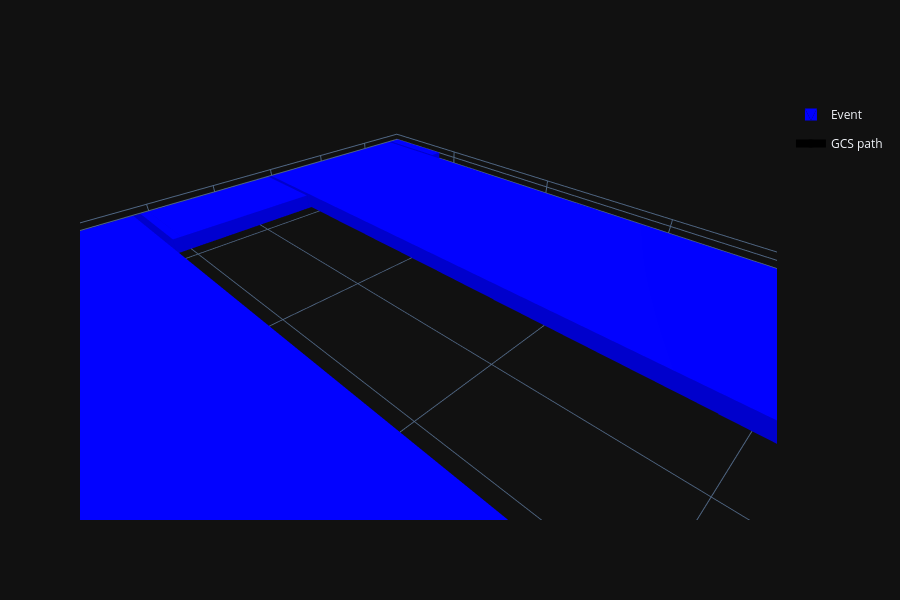

Here is the notebook cell this chart was saved with:
### Code cell
figure = go.Figure(graph_of_convex_sets.plot_free_space())
figure.add_trace(
    go.Scatter3d(
        x=[point.x for point in path],
        y=[point.y for point in path],
        z=[0.2 for point in path],
        mode="lines+markers",
        name="GCS path",
        line={"color": "black", "width": 8},
    )
)
figure.update_layout(height=600, scene_aspectmode="data")
figure

### Figure 1 — Plotly figure (JSON) as saved in the notebook; plotly's stock layout.template omitted (floating-point values rounded to 4 significant figures)
{"data": [{"color": "blue", "flatshading": true, "i": [7, 0, 0, 0, 4, 4, 6, 6, 4, 0, 3, 2], "j": [3, 4, 1, 2, 5, 6, 5, 2, 0, 1, 6, 3], "k": [0, 7, 2, 3, 6, 7, 1, 1, 5, 5, 7, 6], "legendgroup": "131141445085392", "name": "Event", "showlegend": true, "x": [0.7, 0.7, 0.7888, 0.7888, 0.7, 0.7, 0.7888, 0.7888], "y": [4.014, 4.7, 4.7, 4.014, 4.014, 4.7, 4.7, 4.014], "z": [0.15, 0.15, 0.15, 0.15, 0.25, 0.25, 0.25, 0.25], "type": "mesh3d"}, {"color": "blue", "flatshading": true, "i": [7, 0, 0, 0, 4, 4, 6, 6, 4, 0, 3, 2], "j": [3, 4, 1, 2, 5, 6, 5, 2, 0, 1, 6, 3], "k": [0, 7, 2, 3, 6, 7, 1, 1, 5, 5, 7, 6], "legendgroup": "131141445085392", "name": "Event", "showlegend": false, "x": [0.8018, 0.8018, 0.8039, 0.8039, 0.8018, 0.8018, 0.8039, 0.8039], "y": [0.3653, 0.9203, 0.9203, 0.3653, 0.3653, 0.9203, 0.9203, 0.3653], "z": [0.15, 0.15, 0.15, 0.15, 0.25, 0.25, 0.25, 0.25], "type": "mesh3d"}, {"color": "blue", "flatshading": true, "i": [7, 0, 0, 0, 4, 4, 6, 6, 4, 0, 3, 2], "j": [3, 4, 1, 2, 5, 6, 5, 2, 0, 1, 6, 3], "k": [0, 7, 2, 3, 6, 7, 1, 1, 5, 5, 7, 6], "legendgroup": "131141445085392", "name": "Event", "showlegend": false, "x": [0.8069, 0.8069, 0.808, 0.808, 0.8069, 0.8069, 0.808, 0.808], "y": [4.014, 4.7, 4.7, 4.014, 4.014, 4.7, 4.7, 4.014], "z": [0.15, 0.15, 0.15, 0.15, 0.25, 0.25, 0.25, 0.25], "type": "mesh3d"}, {"color": "blue", "flatshading": true, "i": [7, 0, 0, 0, 4, 4, 6, 6, 4, 0, 3, 2], "j": [3, 4, 1, 2, 5, 6, 5, 2, 0, 1, 6, 3], "k": [0, 7, 2, 3, 6, 7, 1, 1, 5, 5, 7, 6], "legendgroup": "131141445085392", "name": "Event", "showlegend": false, "x": [0.8081, 0.8081, 0.8084, 0.8084, 0.8081, 0.8081, 0.8084, 0.8084], "y": [2.386, 2.551, 2.551, 2.386, 2.386, 2.551, 2.551, 2.386], "z": [0.15, 0.15, 0.15, 0.15, 0.25, 0.25, 0.25, 0.25], "type": "mesh3d"}, {"color": "blue", "flatshading": true, "i": [7, 0, 0, 0, 4, 4, 6, 6, 4, 0, 3, 2], "j": [3, 4, 1, 2, 5, 6, 5, 2, 0, 1, 6, 3], "k": [0, 7, 2, 3, 6, 7, 1, 1, 5, 5, 7, 6], "legendgroup": "131141445085392", "name": "Event", "showlegend": false, "x": [0.8084, 0.8084, 0.8088, 0.8088, 0.8084, 0.8084, 0.8088, 0.8088], "y": [4.014, 4.7, 4.7, 4.014, 4.014, 4.7, 4.7, 4.014], "z": [0.15, 0.15, 0.15, 0.15, 0.25, 0.25, 0.25, 0.25], "type": "mesh3d"}, {"color": "blue", "flatshading": true, "i": [7, 0, 0, 0, 4, 4, 6, 6, 4, 0, 3, 2], "j": [3, 4, 1, 2, 5, 6, 5, 2, 0, 1, 6, 3], "k": [0, 7, 2, 3, 6, 7, 1, 1, 5, 5, 7, 6], "legendgroup": "131141445085392", "name": "Event", "showlegend": false, "x": [0.8088, 0.8088, 0.8093, 0.8093, 0.8088, 0.8088, 0.8093, 0.8093], "y": [0.3653, 1.546, 1.546, 0.3653, 0.3653, 1.546, 1.546, 0.3653], "z": [0.15, 0.15, 0.15, 0.15, 0.25, 0.25, 0.25, 0.25], "type": "mesh3d"}, {"color": "blue", "flatshading": true, "i": [7, 0, 0, 0, 4, 4, 6, 6, 4, 0, 3, 2], "j": [3, 4, 1, 2, 5, 6, 5, 2, 0, 1, 6, 3], "k": [0, 7, 2, 3, 6, 7, 1, 1, 5, 5, 7, 6], "legendgroup": "131141445085392", "name": "Event", "showlegend": false, "x": [2.072, 2.072, 2.073, 2.073, 2.072, 2.072, 2.073, 2.073], "y": [0.3653, 0.9052, 0.9052, 0.3653, 0.3653, 0.9052, 0.9052, 0.3653], "z": [0.15, 0.15, 0.15, 0.15, 0.25, 0.25, 0.25, 0.25], "type": "mesh3d"}, {"color": "blue", "flatshading": true, "i": [7, 0, 0, 0, 4, 4, 6, 6, 4, 0, 3, 2], "j": [3, 4, 1, 2, 5, 6, 5, 2, 0, 1, 6, 3], "k": [0, 7, 2, 3, 6, 7, 1, 1, 5, 5, 7, 6], "legendgroup": "131141445085392", "name": "Event", "showlegend": false, "x": [2.093, 2.093, 2.094, 2.094, 2.093, 2.093, 2.094, 2.094], "y": [0.3653, 0.9052, 0.9052, 0.3653, 0.3653, 0.9052, 0.9052, 0.3653], "z": [0.15, 0.15, 0.15, 0.15, 0.25, 0.25, 0.25, 0.25], "type": "mesh3d"}, {"color": "blue", "flatshading": true, "i": [7, 0, 0, 0, 4, 4, 6, 6, 4, 0, 3, 2], "j": [3, 4, 1, 2, 5, 6, 5, 2, 0, 1, 6, 3], "k": [0, 7, 2, 3, 6, 7, 1, 1, 5, 5, 7, 6], "legendgroup": "131141445085392", "name": "Event", "showlegend": false, "x": [2.094, 2.094, 2.095, 2.095, 2.094, 2.094, 2.095, 2.095], "y": [0.3653, 0.9052, 0.9052, 0.3653, 0.3653, 0.9052, 0.9052, 0.3653], "z": [0.15, 0.15, 0.15, 0.15, 0.25, 0.25, 0.25, 0.25], "type": "mesh3d"}, {"color": "blue", "flatshading": true, "i": [7, 0, 0, 0, 4, 4, 6, 6, 4, 0, 3, 2], "j": [3, 4, 1, 2, 5, 6, 5, 2, 0, 1, 6, 3], "k": [0, 7, 2, 3, 6, 7, 1, 1, 5, 5, 7, 6], "legendgroup": "131141445085392", "name": "Event", "showlegend": false, "x": [3.092, 3.092, 3.094, 3.094, 3.092, 3.092, 3.094, 3.094], "y": [0.3653, 0.9052, 0.9052, 0.3653, 0.3653, 0.9052, 0.9052, 0.3653], "z": [0.15, 0.15, 0.15, 0.15, 0.25, 0.25, 0.25, 0.25], "type": "mesh3d"}, {"color": "blue", "flatshading": true, "i": [7, 0, 0, 0, 4, 4, 6, 6, 4, 0, 3, 2], "j": [3, 4, 1, 2, 5, 6, 5, 2, 0, 1, 6, 3], "k": [0, 7, 2, 3, 6, 7, 1, 1, 5, 5, 7, 6], "legendgroup": "131141445085392", "name": "Event", "showlegend": false, "x": [0.808, 0.808, 0.8081, 0.8081, 0.808, 0.808, 0.8081, 0.8081], "y": [0.3653, 0.9362, 0.9362, 0.3653, 0.3653, 0.9362, 0.9362, 0.3653], "z": [0.15, 0.15, 0.15, 0.15, 0.25, 0.25, 0.25, 0.25], "type": "mesh3d"}, {"color": "blue", "flatshading": true, "i": [7, 0, 0, 0, 4, 4, 6, 6, 4, 0, 3, 2], "j": [3, 4, 1, 2, 5, 6, 5, 2, 0, 1, 6, 3], "k": [0, 7, 2, 3, 6, 7, 1, 1, 5, 5, 7, 6], "legendgroup": "131141445085392", "name": "Event", "showlegend": false, "x": [2.072, 2.072, 2.072, 2.072, 2.072, 2.072, 2.072, 2.072], "y": [2.267, 4.7, 4.7, 2.267, 2.267, 4.7, 4.7, 2.267], "z": [0.15, 0.15, 0.15, 0.15, 0.25, 0.25, 0.25, 0.25], "type": "mesh3d"}, {"color": "blue", "flatshading": true, "i": [7, 0, 0, 0, 4, 4, 6, 6, 4, 0, 3, 2], "j": [3, 4, 1, 2, 5, 6, 5, 2, 0, 1, 6, 3], "k": [0, 7, 2, 3, 6, 7, 1, 1, 5, 5, 7, 6], "legendgroup": "131141445085392", "name": "Event", "showlegend": false, "x": [2.092, 2.092, 2.093, 2.093, 2.092, 2.092, 2.093, 2.093], "y": [4.49, 4.7, 4.7, 4.49, 4.49, 4.7, 4.7, 4.49], "z": [0.15, 0.15, 0.15, 0.15, 0.25, 0.25, 0.25, 0.25], "type": "mesh3d"}, {"color": "blue", "flatshading": true, "i": [7, 0, 0, 0, 4, 4, 6, 6, 4, 0, 3, 2], "j": [3, 4, 1, 2, 5, 6, 5, 2, 0, 1, 6, 3], "k": [0, 7, 2, 3, 6, 7, 1, 1, 5, 5, 7, 6], "legendgroup": "131141445085392", "name": "Event", "showlegend": false, "x": [2.094, 2.094, 2.095, 2.095, 2.094, 2.094, 2.095, 2.095], "y": [4.49, 4.7, 4.7, 4.49, 4.49, 4.7, 4.7, 4.49], "z": [0.15, 0.15, 0.15, 0.15, 0.25, 0.25, 0.25, 0.25], "type": "mesh3d"}, {"color": "blue", "flatshading": true, "i": [7, 0, 0, 0, 4, 4, 6, 6, 4, 0, 3, 2], "j": [3, 4, 1, 2, 5, 6, 5, 2, 0, 1, 6, 3], "k": [0, 7, 2, 3, 6, 7, 1, 1, 5, 5, 7, 6], "legendgroup": "131141445085392", "name": "Event", "showlegend": false, "x": [3.092, 3.092, 3.094, 3.094, 3.092, 3.092, 3.094, 3.094], "y": [4.49, 4.7, 4.7, 4.49, 4.49, 4.7, 4.7, 4.49], "z": [0.15, 0.15, 0.15, 0.15, 0.25, 0.25, 0.25, 0.25], "type": "mesh3d"}, {"color": "blue", "flatshading": true, "i": [7, 0, 0, 0, 4, 4, 6, 6, 4, 0, 3, 2], "j": [3, 4, 1, 2, 5, 6, 5, 2, 0, 1, 6, 3], "k": [0, 7, 2, 3, 6, 7, 1, 1, 5, 5, 7, 6], "legendgroup": "131141445085392", "name": "Event", "showlegend": false, "x": [3.113, 3.113, 3.139, 3.139, 3.113, 3.113, 3.139, 3.139], "y": [0.3653, 0.9069, 0.9069, 0.3653, 0.3653, 0.9069, 0.9069, 0.3653], "z": [0.15, 0.15, 0.15, 0.15, 0.25, 0.25, 0.25, 0.25], "type": "mesh3d"}, {"color": "blue", "flatshading": true, "i": [7, 0, 0, 0, 4, 4, 6, 6, 4, 0, 3, 2], "j": [3, 4, 1, 2, 5, 6, 5, 2, 0, 1, 6, 3], "k": [0, 7, 2, 3, 6, 7, 1, 1, 5, 5, 7, 6], "legendgroup": "131141445085392", "name": "Event", "showlegend": false, "x": [0.808, 0.808, 0.8081, 0.8081, 0.808, 0.808, 0.8081, 0.8081], "y": [4.014, 4.7, 4.7, 4.014, 4.014, 4.7, 4.7, 4.014], "z": [0.15, 0.15, 0.15, 0.15, 0.25, 0.25, 0.25, 0.25], "type": "mesh3d"}, {"color": "blue", "flatshading": true, "i": [7, 0, 0, 0, 4, 4, 6, 6, 4, 0, 3, 2], "j": [3, 4, 1, 2, 5, 6, 5, 2, 0, 1, 6, 3], "k": [0, 7, 2, 3, 6, 7, 1, 1, 5, 5, 7, 6], "legendgroup": "131141445085392", "name": "Event", "showlegend": false, "x": [2.072, 2.072, 2.072, 2.072, 2.072, 2.072, 2.072, 2.072], "y": [0.3653, 0.924, 0.924, 0.3653, 0.3653, 0.924, 0.924, 0.3653], "z": [0.15, 0.15, 0.15, 0.15, 0.25, 0.25, 0.25, 0.25], "type": "mesh3d"}, {"color": "blue", "flatshading": true, "i": [7, 0, 0, 0, 4, 4, 6, 6, 4, 0, 3, 2], "j": [3, 4, 1, 2, 5, 6, 5, 2, 0, 1, 6, 3], "k": [0, 7, 2, 3, 6, 7, 1, 1, 5, 5, 7, 6], "legendgroup": "131141445085392", "name": "Event", "showlegend": false, "x": [2.073, 2.073, 2.075, 2.075, 2.073, 2.073, 2.075, 2.075], "y": [0.3653, 0.9052, 0.9052, 0.3653, 0.3653, 0.9052, 0.9052, 0.3653], "z": [0.15, 0.15, 0.15, 0.15, 0.25, 0.25, 0.25, 0.25], "type": "mesh3d"}, {"color": "blue", "flatshading": true, "i": [7, 0, 0, 0, 4, 4, 6, 6, 4, 0, 3, 2], "j": [3, 4, 1, 2, 5, 6, 5, 2, 0, 1, 6, 3], "k": [0, 7, 2, 3, 6, 7, 1, 1, 5, 5, 7, 6], "legendgroup": "131141445085392", "name": "Event", "showlegend": false, "x": [2.075, 2.075, 2.077, 2.077, 2.075, 2.075, 2.077, 2.077], "y": [0.3653, 0.9052, 0.9052, 0.3653, 0.3653, 0.9052, 0.9052, 0.3653], "z": [0.15, 0.15, 0.15, 0.15, 0.25, 0.25, 0.25, 0.25], "type": "mesh3d"}, {"color": "blue", "flatshading": true, "i": [7, 0, 0, 0, 4, 4, 6, 6, 4, 0, 3, 2], "j": [3, 4, 1, 2, 5, 6, 5, 2, 0, 1, 6, 3], "k": [0, 7, 2, 3, 6, 7, 1, 1, 5, 5, 7, 6], "legendgroup": "131141445085392", "name": "Event", "showlegend": false, "x": [2.075, 2.075, 2.077, 2.077, 2.075, 2.075, 2.077, 2.077], "y": [3.87, 4.7, 4.7, 3.87, 3.87, 4.7, 4.7, 3.87], "z": [0.15, 0.15, 0.15, 0.15, 0.25, 0.25, 0.25, 0.25], "type": "mesh3d"}, {"color": "blue", "flatshading": true, "i": [7, 0, 0, 0, 4, 4, 6, 6, 4, 0, 3, 2], "j": [3, 4, 1, 2, 5, 6, 5, 2, 0, 1, 6, 3], "k": [0, 7, 2, 3, 6, 7, 1, 1, 5, 5, 7, 6], "legendgroup": "131141445085392", "name": "Event", "showlegend": false, "x": [2.092, 2.092, 2.093, 2.093, 2.092, 2.092, 2.093, 2.093], "y": [0.3653, 0.9052, 0.9052, 0.3653, 0.3653, 0.9052, 0.9052, 0.3653], "z": [0.15, 0.15, 0.15, 0.15, 0.25, 0.25, 0.25, 0.25], "type": "mesh3d"}, {"color": "blue", "flatshading": true, "i": [7, 0, 0, 0, 4, 4, 6, 6, 4, 0, 3, 2], "j": [3, 4, 1, 2, 5, 6, 5, 2, 0, 1, 6, 3], "k": [0, 7, 2, 3, 6, 7, 1, 1, 5, 5, 7, 6], "legendgroup": "131141445085392", "name": "Event", "showlegend": false, "x": [3.094, 3.094, 3.095, 3.095, 3.094, 3.094, 3.095, 3.095], "y": [4.49, 4.7, 4.7, 4.49, 4.49, 4.7, 4.7, 4.49], "z": [0.15, 0.15, 0.15, 0.15, 0.25, 0.25, 0.25, 0.25], "type": "mesh3d"}, {"color": "blue", "flatshading": true, "i": [7, 0, 0, 0, 4, 4, 6, 6, 4, 0, 3, 2], "j": [3, 4, 1, 2, 5, 6, 5, 2, 0, 1, 6, 3], "k": [0, 7, 2, 3, 6, 7, 1, 1, 5, 5, 7, 6], "legendgroup": "131141445085392", "name": "Event", "showlegend": false, "x": [0.7889, 0.7889, 0.79, 0.79, 0.7889, 0.7889, 0.79, 0.79], "y": [0.3653, 0.9203, 0.9203, 0.3653, 0.3653, 0.9203, 0.9203, 0.3653], "z": [0.15, 0.15, 0.15, 0.15, 0.25, 0.25, 0.25, 0.25], "type": "mesh3d"}, {"color": "blue", "flatshading": true, "i": [7, 0, 0, 0, 4, 4, 6, 6, 4, 0, 3, 2], "j": [3, 4, 1, 2, 5, 6, 5, 2, 0, 1, 6, 3], "k": [0, 7, 2, 3, 6, 7, 1, 1, 5, 5, 7, 6], "legendgroup": "131141445085392", "name": "Event", "showlegend": false, "x": [0.7888, 0.7888, 0.7889, 0.7889, 0.7888, 0.7888, 0.7889, 0.7889], "y": [0.3653, 0.9203, 0.9203, 0.3653, 0.3653, 0.9203, 0.9203, 0.3653], "z": [0.15, 0.15, 0.15, 0.15, 0.25, 0.25, 0.25, 0.25], "type": "mesh3d"}, {"color": "blue", "flatshading": true, "i": [7, 0, 0, 0, 4, 4, 6, 6, 4, 0, 3, 2], "j": [3, 4, 1, 2, 5, 6, 5, 2, 0, 1, 6, 3], "k": [0, 7, 2, 3, 6, 7, 1, 1, 5, 5, 7, 6], "legendgroup": "131141445085392", "name": "Event", "showlegend": false, "x": [0.7889, 0.7889, 0.79, 0.79, 0.7889, 0.7889, 0.79, 0.79], "y": [4.014, 4.7, 4.7, 4.014, 4.014, 4.7, 4.7, 4.014], "z": [0.15, 0.15, 0.15, 0.15, 0.25, 0.25, 0.25, 0.25], "type": "mesh3d"}, {"color": "blue", "flatshading": true, "i": [7, 0, 0, 0, 4, 4, 6, 6, 4, 0, 3, 2], "j": [3, 4, 1, 2, 5, 6, 5, 2, 0, 1, 6, 3], "k": [0, 7, 2, 3, 6, 7, 1, 1, 5, 5, 7, 6], "legendgroup": "131141445085392", "name": "Event", "showlegend": false, "x": [0.8039, 0.8039, 0.8069, 0.8069, 0.8039, 0.8039, 0.8069, 0.8069], "y": [0.3653, 0.9203, 0.9203, 0.3653, 0.3653, 0.9203, 0.9203, 0.3653], "z": [0.15, 0.15, 0.15, 0.15, 0.25, 0.25, 0.25, 0.25], "type": "mesh3d"}, {"color": "blue", "flatshading": true, "i": [7, 0, 0, 0, 4, 4, 6, 6, 4, 0, 3, 2], "j": [3, 4, 1, 2, 5, 6, 5, 2, 0, 1, 6, 3], "k": [0, 7, 2, 3, 6, 7, 1, 1, 5, 5, 7, 6], "legendgroup": "131141445085392", "name": "Event", "showlegend": false, "x": [0.8069, 0.8069, 0.808, 0.808, 0.8069, 0.8069, 0.808, 0.808], "y": [0.3653, 0.9203, 0.9203, 0.3653, 0.3653, 0.9203, 0.9203, 0.3653], "z": [0.15, 0.15, 0.15, 0.15, 0.25, 0.25, 0.25, 0.25], "type": "mesh3d"}, {"color": "blue", "flatshading": true, "i": [7, 0, 0, 0, 4, 4, 6, 6, 4, 0, 3, 2], "j": [3, 4, 1, 2, 5, 6, 5, 2, 0, 1, 6, 3], "k": [0, 7, 2, 3, 6, 7, 1, 1, 5, 5, 7, 6], "legendgroup": "131141445085392", "name": "Event", "showlegend": false, "x": [0.8093, 0.8093, 0.8094, 0.8094, 0.8093, 0.8093, 0.8094, 0.8094], "y": [0.3653, 3.554, 3.554, 0.3653, 0.3653, 3.554, 3.554, 0.3653], "z": [0.15, 0.15, 0.15, 0.15, 0.25, 0.25, 0.25, 0.25], "type": "mesh3d"}, {"color": "blue", "flatshading": true, "i": [7, 0, 0, 0, 4, 4, 6, 6, 4, 0, 3, 2], "j": [3, 4, 1, 2, 5, 6, 5, 2, 0, 1, 6, 3], "k": [0, 7, 2, 3, 6, 7, 1, 1, 5, 5, 7, 6], "legendgroup": "131141445085392", "name": "Event", "showlegend": false, "x": [0.8093, 0.8093, 0.8094, 0.8094, 0.8093, 0.8093, 0.8094, 0.8094], "y": [4.014, 4.7, 4.7, 4.014, 4.014, 4.7, 4.7, 4.014], "z": [0.15, 0.15, 0.15, 0.15, 0.25, 0.25, 0.25, 0.25], "type": "mesh3d"}, {"color": "blue", "flatshading": true, "i": [7, 0, 0, 0, 4, 4, 6, 6, 4, 0, 3, 2], "j": [3, 4, 1, 2, 5, 6, 5, 2, 0, 1, 6, 3], "k": [0, 7, 2, 3, 6, 7, 1, 1, 5, 5, 7, 6], "legendgroup": "131141445085392", "name": "Event", "showlegend": false, "x": [2.075, 2.075, 2.075, 2.075, 2.075, 2.075, 2.075, 2.075], "y": [2.667, 2.826, 2.826, 2.667, 2.667, 2.826, 2.826, 2.667], "z": [0.15, 0.15, 0.15, 0.15, 0.25, 0.25, 0.25, 0.25], "type": "mesh3d"}, {"color": "blue", "flatshading": true, "i": [7, 0, 0, 0, 4, 4, 6, 6, 4, 0, 3, 2], "j": [3, 4, 1, 2, 5, 6, 5, 2, 0, 1, 6, 3], "k": [0, 7, 2, 3, 6, 7, 1, 1, 5, 5, 7, 6], "legendgroup": "131141445085392", "name": "Event", "showlegend": false, "x": [2.077, 2.077, 2.077, 2.077, 2.077, 2.077, 2.077, 2.077], "y": [4.468, 4.7, 4.7, 4.468, 4.468, 4.7, 4.7, 4.468], "z": [0.15, 0.15, 0.15, 0.15, 0.25, 0.25, 0.25, 0.25], "type": "mesh3d"}, {"color": "blue", "flatshading": true, "i": [7, 0, 0, 0, 4, 4, 6, 6, 4, 0, 3, 2], "j": [3, 4, 1, 2, 5, 6, 5, 2, 0, 1, 6, 3], "k": [0, 7, 2, 3, 6, 7, 1, 1, 5, 5, 7, 6], "legendgroup": "131141445085392", "name": "Event", "showlegend": false, "x": [2.077, 2.077, 2.092, 2.092, 2.077, 2.077, 2.092, 2.092], "y": [0.3653, 0.9052, 0.9052, 0.3653, 0.3653, 0.9052, 0.9052, 0.3653], "z": [0.15, 0.15, 0.15, 0.15, 0.25, 0.25, 0.25, 0.25], "type": "mesh3d"}, {"color": "blue", "flatshading": true, "i": [7, 0, 0, 0, 4, 4, 6, 6, 4, 0, 3, 2], "j": [3, 4, 1, 2, 5, 6, 5, 2, 0, 1, 6, 3], "k": [0, 7, 2, 3, 6, 7, 1, 1, 5, 5, 7, 6], "legendgroup": "131141445085392", "name": "Event", "showlegend": false, "x": [0.7888, 0.7888, 0.7889, 0.7889, 0.7888, 0.7888, 0.7889, 0.7889], "y": [4.014, 4.7, 4.7, 4.014, 4.014, 4.7, 4.7, 4.014], "z": [0.15, 0.15, 0.15, 0.15, 0.25, 0.25, 0.25, 0.25], "type": "mesh3d"}, {"color": "blue", "flatshading": true, "i": [7, 0, 0, 0, 4, 4, 6, 6, 4, 0, 3, 2], "j": [3, 4, 1, 2, 5, 6, 5, 2, 0, 1, 6, 3], "k": [0, 7, 2, 3, 6, 7, 1, 1, 5, 5, 7, 6], "legendgroup": "131141445085392", "name": "Event", "showlegend": false, "x": [0.8069, 0.8069, 0.808, 0.808, 0.8069, 0.8069, 0.808, 0.808], "y": [2.386, 2.551, 2.551, 2.386, 2.386, 2.551, 2.551, 2.386], "z": [0.15, 0.15, 0.15, 0.15, 0.25, 0.25, 0.25, 0.25], "type": "mesh3d"}, {"color": "blue", "flatshading": true, "i": [7, 0, 0, 0, 4, 4, 6, 6, 4, 0, 3, 2], "j": [3, 4, 1, 2, 5, 6, 5, 2, 0, 1, 6, 3], "k": [0, 7, 2, 3, 6, 7, 1, 1, 5, 5, 7, 6], "legendgroup": "131141445085392", "name": "Event", "showlegend": false, "x": [0.8081, 0.8081, 0.8084, 0.8084, 0.8081, 0.8081, 0.8084, 0.8084], "y": [4.014, 4.7, 4.7, 4.014, 4.014, 4.7, 4.7, 4.014], "z": [0.15, 0.15, 0.15, 0.15, 0.25, 0.25, 0.25, 0.25], "type": "mesh3d"}, {"color": "blue", "flatshading": true, "i": [7, 0, 0, 0, 4, 4, 6, 6, 4, 0, 3, 2], "j": [3, 4, 1, 2, 5, 6, 5, 2, 0, 1, 6, 3], "k": [0, 7, 2, 3, 6, 7, 1, 1, 5, 5, 7, 6], "legendgroup": "131141445085392", "name": "Event", "showlegend": false, "x": [0.8094, 0.8094, 2.072, 2.072, 0.8094, 0.8094, 2.072, 2.072], "y": [0.3653, 4.7, 4.7, 0.3653, 0.3653, 4.7, 4.7, 0.3653], "z": [0.15, 0.15, 0.15, 0.15, 0.25, 0.25, 0.25, 0.25], "type": "mesh3d"}, {"color": "blue", "flatshading": true, "i": [7, 0, 0, 0, 4, 4, 6, 6, 4, 0, 3, 2], "j": [3, 4, 1, 2, 5, 6, 5, 2, 0, 1, 6, 3], "k": [0, 7, 2, 3, 6, 7, 1, 1, 5, 5, 7, 6], "legendgroup": "131141445085392", "name": "Event", "showlegend": false, "x": [2.077, 2.077, 2.092, 2.092, 2.077, 2.077, 2.092, 2.092], "y": [4.49, 4.7, 4.7, 4.49, 4.49, 4.7, 4.7, 4.49], "z": [0.15, 0.15, 0.15, 0.15, 0.25, 0.25, 0.25, 0.25], "type": "mesh3d"}, {"color": "blue", "flatshading": true, "i": [7, 0, 0, 0, 4, 4, 6, 6, 4, 0, 3, 2], "j": [3, 4, 1, 2, 5, 6, 5, 2, 0, 1, 6, 3], "k": [0, 7, 2, 3, 6, 7, 1, 1, 5, 5, 7, 6], "legendgroup": "131141445085392", "name": "Event", "showlegend": false, "x": [3.039, 3.039, 3.092, 3.092, 3.039, 3.039, 3.092, 3.092], "y": [4.49, 4.7, 4.7, 4.49, 4.49, 4.7, 4.7, 4.49], "z": [0.15, 0.15, 0.15, 0.15, 0.25, 0.25, 0.25, 0.25], "type": "mesh3d"}, {"color": "blue", "flatshading": true, "i": [7, 0, 0, 0, 4, 4, 6, 6, 4, 0, 3, 2], "j": [3, 4, 1, 2, 5, 6, 5, 2, 0, 1, 6, 3], "k": [0, 7, 2, 3, 6, 7, 1, 1, 5, 5, 7, 6], "legendgroup": "131141445085392", "name": "Event", "showlegend": false, "x": [3.039, 3.039, 3.092, 3.092, 3.039, 3.039, 3.092, 3.092], "y": [0.3653, 0.9052, 0.9052, 0.3653, 0.3653, 0.9052, 0.9052, 0.3653], "z": [0.15, 0.15, 0.15, 0.15, 0.25, 0.25, 0.25, 0.25], "type": "mesh3d"}, {"color": "blue", "flatshading": true, "i": [7, 0, 0, 0, 4, 4, 6, 6, 4, 0, 3, 2], "j": [3, 4, 1, 2, 5, 6, 5, 2, 0, 1, 6, 3], "k": [0, 7, 2, 3, 6, 7, 1, 1, 5, 5, 7, 6], "legendgroup": "131141445085392", "name": "Event", "showlegend": false, "x": [3.095, 3.095, 3.108, 3.108, 3.095, 3.095, 3.108, 3.108], "y": [0.3653, 0.9052, 0.9052, 0.3653, 0.3653, 0.9052, 0.9052, 0.3653], "z": [0.15, 0.15, 0.15, 0.15, 0.25, 0.25, 0.25, 0.25], "type": "mesh3d"}, {"color": "blue", "flatshading": true, "i": [7, 0, 0, 0, 4, 4, 6, 6, 4, 0, 3, 2], "j": [3, 4, 1, 2, 5, 6, 5, 2, 0, 1, 6, 3], "k": [0, 7, 2, 3, 6, 7, 1, 1, 5, 5, 7, 6], "legendgroup": "131141445085392", "name": "Event", "showlegend": false, "x": [3.108, 3.108, 3.113, 3.113, 3.108, 3.108, 3.113, 3.113], "y": [4.49, 4.7, 4.7, 4.49, 4.49, 4.7, 4.7, 4.49], "z": [0.15, 0.15, 0.15, 0.15, 0.25, 0.25, 0.25, 0.25], "type": "mesh3d"}, {"color": "blue", "flatshading": true, "i": [7, 0, 0, 0, 4, 4, 6, 6, 4, 0, 3, 2], "j": [3, 4, 1, 2, 5, 6, 5, 2, 0, 1, 6, 3], "k": [0, 7, 2, 3, 6, 7, 1, 1, 5, 5, 7, 6], "legendgroup": "131141445085392", "name": "Event", "showlegend": false, "x": [0.7, 0.7, 0.7888, 0.7888, 0.7, 0.7, 0.7888, 0.7888], "y": [0.3653, 0.9203, 0.9203, 0.3653, 0.3653, 0.9203, 0.9203, 0.3653], "z": [0.15, 0.15, 0.15, 0.15, 0.25, 0.25, 0.25, 0.25], "type": "mesh3d"}, {"color": "blue", "flatshading": true, "i": [7, 0, 0, 0, 4, 4, 6, 6, 4, 0, 3, 2], "j": [3, 4, 1, 2, 5, 6, 5, 2, 0, 1, 6, 3], "k": [0, 7, 2, 3, 6, 7, 1, 1, 5, 5, 7, 6], "legendgroup": "131141445085392", "name": "Event", "showlegend": false, "x": [0.79, 0.79, 0.8018, 0.8018, 0.79, 0.79, 0.8018, 0.8018], "y": [0.3653, 0.9203, 0.9203, 0.3653, 0.3653, 0.9203, 0.9203, 0.3653], "z": [0.15, 0.15, 0.15, 0.15, 0.25, 0.25, 0.25, 0.25], "type": "mesh3d"}, {"color": "blue", "flatshading": true, "i": [7, 0, 0, 0, 4, 4, 6, 6, 4, 0, 3, 2], "j": [3, 4, 1, 2, 5, 6, 5, 2, 0, 1, 6, 3], "k": [0, 7, 2, 3, 6, 7, 1, 1, 5, 5, 7, 6], "legendgroup": "131141445085392", "name": "Event", "showlegend": false, "x": [0.8084, 0.8084, 0.8088, 0.8088, 0.8084, 0.8084, 0.8088, 0.8088], "y": [0.3653, 1.546, 1.546, 0.3653, 0.3653, 1.546, 1.546, 0.3653], "z": [0.15, 0.15, 0.15, 0.15, 0.25, 0.25, 0.25, 0.25], "type": "mesh3d"}, {"color": "blue", "flatshading": true, "i": [7, 0, 0, 0, 4, 4, 6, 6, 4, 0, 3, 2], "j": [3, 4, 1, 2, 5, 6, 5, 2, 0, 1, 6, 3], "k": [0, 7, 2, 3, 6, 7, 1, 1, 5, 5, 7, 6], "legendgroup": "131141445085392", "name": "Event", "showlegend": false, "x": [0.8088, 0.8088, 0.8093, 0.8093, 0.8088, 0.8088, 0.8093, 0.8093], "y": [2.386, 3.554, 3.554, 2.386, 2.386, 3.554, 3.554, 2.386], "z": [0.15, 0.15, 0.15, 0.15, 0.25, 0.25, 0.25, 0.25], "type": "mesh3d"}, {"color": "blue", "flatshading": true, "i": [7, 0, 0, 0, 4, 4, 6, 6, 4, 0, 3, 2], "j": [3, 4, 1, 2, 5, 6, 5, 2, 0, 1, 6, 3], "k": [0, 7, 2, 3, 6, 7, 1, 1, 5, 5, 7, 6], "legendgroup": "131141445085392", "name": "Event", "showlegend": false, "x": [2.075, 2.075, 2.075, 2.075, 2.075, 2.075, 2.075, 2.075], "y": [0.3653, 0.9052, 0.9052, 0.3653, 0.3653, 0.9052, 0.9052, 0.3653], "z": [0.15, 0.15, 0.15, 0.15, 0.25, 0.25, 0.25, 0.25], "type": "mesh3d"}, {"color": "blue", "flatshading": true, "i": [7, 0, 0, 0, 4, 4, 6, 6, 4, 0, 3, 2], "j": [3, 4, 1, 2, 5, 6, 5, 2, 0, 1, 6, 3], "k": [0, 7, 2, 3, 6, 7, 1, 1, 5, 5, 7, 6], "legendgroup": "131141445085392", "name": "Event", "showlegend": false, "x": [2.077, 2.077, 2.077, 2.077, 2.077, 2.077, 2.077, 2.077], "y": [0.3653, 0.9052, 0.9052, 0.3653, 0.3653, 0.9052, 0.9052, 0.3653], "z": [0.15, 0.15, 0.15, 0.15, 0.25, 0.25, 0.25, 0.25], "type": "mesh3d"}, {"color": "blue", "flatshading": true, "i": [7, 0, 0, 0, 4, 4, 6, 6, 4, 0, 3, 2], "j": [3, 4, 1, 2, 5, 6, 5, 2, 0, 1, 6, 3], "k": [0, 7, 2, 3, 6, 7, 1, 1, 5, 5, 7, 6], "legendgroup": "131141445085392", "name": "Event", "showlegend": false, "x": [2.093, 2.093, 2.094, 2.094, 2.093, 2.093, 2.094, 2.094], "y": [4.49, 4.7, 4.7, 4.49, 4.49, 4.7, 4.7, 4.49], "z": [0.15, 0.15, 0.15, 0.15, 0.25, 0.25, 0.25, 0.25], "type": "mesh3d"}, {"color": "blue", "flatshading": true, "i": [7, 0, 0, 0, 4, 4, 6, 6, 4, 0, 3, 2], "j": [3, 4, 1, 2, 5, 6, 5, 2, 0, 1, 6, 3], "k": [0, 7, 2, 3, 6, 7, 1, 1, 5, 5, 7, 6], "legendgroup": "131141445085392", "name": "Event", "showlegend": false, "x": [2.095, 2.095, 2.097, 2.097, 2.095, 2.095, 2.097, 2.097], "y": [0.3653, 0.9052, 0.9052, 0.3653, 0.3653, 0.9052, 0.9052, 0.3653], "z": [0.15, 0.15, 0.15, 0.15, 0.25, 0.25, 0.25, 0.25], "type": "mesh3d"}, {"color": "blue", "flatshading": true, "i": [7, 0, 0, 0, 4, 4, 6, 6, 4, 0, 3, 2], "j": [3, 4, 1, 2, 5, 6, 5, 2, 0, 1, 6, 3], "k": [0, 7, 2, 3, 6, 7, 1, 1, 5, 5, 7, 6], "legendgroup": "131141445085392", "name": "Event", "showlegend": false, "x": [2.097, 2.097, 3.039, 3.039, 2.097, 2.097, 3.039, 3.039], "y": [0.3653, 0.9052, 0.9052, 0.3653, 0.3653, 0.9052, 0.9052, 0.3653], "z": [0.15, 0.15, 0.15, 0.15, 0.25, 0.25, 0.25, 0.25], "type": "mesh3d"}, {"color": "blue", "flatshading": true, "i": [7, 0, 0, 0, 4, 4, 6, 6, 4, 0, 3, 2], "j": [3, 4, 1, 2, 5, 6, 5, 2, 0, 1, 6, 3], "k": [0, 7, 2, 3, 6, 7, 1, 1, 5, 5, 7, 6], "legendgroup": "131141445085392", "name": "Event", "showlegend": false, "x": [3.092, 3.092, 3.092, 3.092, 3.092, 3.092, 3.092, 3.092], "y": [0.3653, 0.9052, 0.9052, 0.3653, 0.3653, 0.9052, 0.9052, 0.3653], "z": [0.15, 0.15, 0.15, 0.15, 0.25, 0.25, 0.25, 0.25], "type": "mesh3d"}, {"color": "blue", "flatshading": true, "i": [7, 0, 0, 0, 4, 4, 6, 6, 4, 0, 3, 2], "j": [3, 4, 1, 2, 5, 6, 5, 2, 0, 1, 6, 3], "k": [0, 7, 2, 3, 6, 7, 1, 1, 5, 5, 7, 6], "legendgroup": "131141445085392", "name": "Event", "showlegend": false, "x": [3.095, 3.095, 3.108, 3.108, 3.095, 3.095, 3.108, 3.108], "y": [4.49, 4.7, 4.7, 4.49, 4.49, 4.7, 4.7, 4.49], "z": [0.15, 0.15, 0.15, 0.15, 0.25, 0.25, 0.25, 0.25], "type": "mesh3d"}, {"color": "blue", "flatshading": true, "i": [7, 0, 0, 0, 4, 4, 6, 6, 4, 0, 3, 2], "j": [3, 4, 1, 2, 5, 6, 5, 2, 0, 1, 6, 3], "k": [0, 7, 2, 3, 6, 7, 1, 1, 5, 5, 7, 6], "legendgroup": "131141445085392", "name": "Event", "showlegend": false, "x": [3.108, 3.108, 3.113, 3.113, 3.108, 3.108, 3.113, 3.113], "y": [0.3653, 0.9069, 0.9069, 0.3653, 0.3653, 0.9069, 0.9069, 0.3653], "z": [0.15, 0.15, 0.15, 0.15, 0.25, 0.25, 0.25, 0.25], "type": "mesh3d"}, {"color": "blue", "flatshading": true, "i": [7, 0, 0, 0, 4, 4, 6, 6, 4, 0, 3, 2], "j": [3, 4, 1, 2, 5, 6, 5, 2, 0, 1, 6, 3], "k": [0, 7, 2, 3, 6, 7, 1, 1, 5, 5, 7, 6], "legendgroup": "131141445085392", "name": "Event", "showlegend": false, "x": [0.8018, 0.8018, 0.8039, 0.8039, 0.8018, 0.8018, 0.8039, 0.8039], "y": [4.014, 4.7, 4.7, 4.014, 4.014, 4.7, 4.7, 4.014], "z": [0.15, 0.15, 0.15, 0.15, 0.25, 0.25, 0.25, 0.25], "type": "mesh3d"}, {"color": "blue", "flatshading": true, "i": [7, 0, 0, 0, 4, 4, 6, 6, 4, 0, 3, 2], "j": [3, 4, 1, 2, 5, 6, 5, 2, 0, 1, 6, 3], "k": [0, 7, 2, 3, 6, 7, 1, 1, 5, 5, 7, 6], "legendgroup": "131141445085392", "name": "Event", "showlegend": false, "x": [0.8039, 0.8039, 0.8069, 0.8069, 0.8039, 0.8039, 0.8069, 0.8069], "y": [4.014, 4.7, 4.7, 4.014, 4.014, 4.7, 4.7, 4.014], "z": [0.15, 0.15, 0.15, 0.15, 0.25, 0.25, 0.25, 0.25], "type": "mesh3d"}, {"color": "blue", "flatshading": true, "i": [7, 0, 0, 0, 4, 4, 6, 6, 4, 0, 3, 2], "j": [3, 4, 1, 2, 5, 6, 5, 2, 0, 1, 6, 3], "k": [0, 7, 2, 3, 6, 7, 1, 1, 5, 5, 7, 6], "legendgroup": "131141445085392", "name": "Event", "showlegend": false, "x": [0.8081, 0.8081, 0.8084, 0.8084, 0.8081, 0.8081, 0.8084, 0.8084], "y": [0.3653, 1.546, 1.546, 0.3653, 0.3653, 1.546, 1.546, 0.3653], "z": [0.15, 0.15, 0.15, 0.15, 0.25, 0.25, 0.25, 0.25], "type": "mesh3d"}, {"color": "blue", "flatshading": true, "i": [7, 0, 0, 0, 4, 4, 6, 6, 4, 0, 3, 2], "j": [3, 4, 1, 2, 5, 6, 5, 2, 0, 1, 6, 3], "k": [0, 7, 2, 3, 6, 7, 1, 1, 5, 5, 7, 6], "legendgroup": "131141445085392", "name": "Event", "showlegend": false, "x": [0.8084, 0.8084, 0.8088, 0.8088, 0.8084, 0.8084, 0.8088, 0.8088], "y": [2.386, 2.551, 2.551, 2.386, 2.386, 2.551, 2.551, 2.386], "z": [0.15, 0.15, 0.15, 0.15, 0.25, 0.25, 0.25, 0.25], "type": "mesh3d"}, {"color": "blue", "flatshading": true, "i": [7, 0, 0, 0, 4, 4, 6, 6, 4, 0, 3, 2], "j": [3, 4, 1, 2, 5, 6, 5, 2, 0, 1, 6, 3], "k": [0, 7, 2, 3, 6, 7, 1, 1, 5, 5, 7, 6], "legendgroup": "131141445085392", "name": "Event", "showlegend": false, "x": [2.073, 2.073, 2.075, 2.075, 2.073, 2.073, 2.075, 2.075], "y": [2.667, 4.7, 4.7, 2.667, 2.667, 4.7, 4.7, 2.667], "z": [0.15, 0.15, 0.15, 0.15, 0.25, 0.25, 0.25, 0.25], "type": "mesh3d"}, {"color": "blue", "flatshading": true, "i": [7, 0, 0, 0, 4, 4, 6, 6, 4, 0, 3, 2], "j": [3, 4, 1, 2, 5, 6, 5, 2, 0, 1, 6, 3], "k": [0, 7, 2, 3, 6, 7, 1, 1, 5, 5, 7, 6], "legendgroup": "131141445085392", "name": "Event", "showlegend": false, "x": [2.075, 2.075, 2.075, 2.075, 2.075, 2.075, 2.075, 2.075], "y": [3.87, 4.7, 4.7, 3.87, 3.87, 4.7, 4.7, 3.87], "z": [0.15, 0.15, 0.15, 0.15, 0.25, 0.25, 0.25, 0.25], "type": "mesh3d"}, {"color": "blue", "flatshading": true, "i": [7, 0, 0, 0, 4, 4, 6, 6, 4, 0, 3, 2], "j": [3, 4, 1, 2, 5, 6, 5, 2, 0, 1, 6, 3], "k": [0, 7, 2, 3, 6, 7, 1, 1, 5, 5, 7, 6], "legendgroup": "131141445085392", "name": "Event", "showlegend": false, "x": [2.095, 2.095, 2.097, 2.097, 2.095, 2.095, 2.097, 2.097], "y": [4.49, 4.7, 4.7, 4.49, 4.49, 4.7, 4.7, 4.49], "z": [0.15, 0.15, 0.15, 0.15, 0.25, 0.25, 0.25, 0.25], "type": "mesh3d"}, {"color": "blue", "flatshading": true, "i": [7, 0, 0, 0, 4, 4, 6, 6, 4, 0, 3, 2], "j": [3, 4, 1, 2, 5, 6, 5, 2, 0, 1, 6, 3], "k": [0, 7, 2, 3, 6, 7, 1, 1, 5, 5, 7, 6], "legendgroup": "131141445085392", "name": "Event", "showlegend": false, "x": [2.097, 2.097, 3.039, 3.039, 2.097, 2.097, 3.039, 3.039], "y": [4.49, 4.7, 4.7, 4.49, 4.49, 4.7, 4.7, 4.49], "z": [0.15, 0.15, 0.15, 0.15, 0.25, 0.25, 0.25, 0.25], "type": "mesh3d"}, {"color": "blue", "flatshading": true, "i": [7, 0, 0, 0, 4, 4, 6, 6, 4, 0, 3, 2], "j": [3, 4, 1, 2, 5, 6, 5, 2, 0, 1, 6, 3], "k": [0, 7, 2, 3, 6, 7, 1, 1, 5, 5, 7, 6], "legendgroup": "131141445085392", "name": "Event", "showlegend": false, "x": [3.092, 3.092, 3.092, 3.092, 3.092, 3.092, 3.092, 3.092], "y": [4.49, 4.7, 4.7, 4.49, 4.49, 4.7, 4.7, 4.49], "z": [0.15, 0.15, 0.15, 0.15, 0.25, 0.25, 0.25, 0.25], "type": "mesh3d"}, {"color": "blue", "flatshading": true, "i": [7, 0, 0, 0, 4, 4, 6, 6, 4, 0, 3, 2], "j": [3, 4, 1, 2, 5, 6, 5, 2, 0, 1, 6, 3], "k": [0, 7, 2, 3, 6, 7, 1, 1, 5, 5, 7, 6], "legendgroup": "131141445085392", "name": "Event", "showlegend": false, "x": [3.095, 3.095, 3.095, 3.095, 3.095, 3.095, 3.095, 3.095], "y": [4.49, 4.7, 4.7, 4.49, 4.49, 4.7, 4.7, 4.49], "z": [0.15, 0.15, 0.15, 0.15, 0.25, 0.25, 0.25, 0.25], "type": "mesh3d"}, {"color": "blue", "flatshading": true, "i": [7, 0, 0, 0, 4, 4, 6, 6, 4, 0, 3, 2], "j": [3, 4, 1, 2, 5, 6, 5, 2, 0, 1, 6, 3], "k": [0, 7, 2, 3, 6, 7, 1, 1, 5, 5, 7, 6], "legendgroup": "131141445085392", "name": "Event", "showlegend": false, "x": [0.79, 0.79, 0.8018, 0.8018, 0.79, 0.79, 0.8018, 0.8018], "y": [4.014, 4.7, 4.7, 4.014, 4.014, 4.7, 4.7, 4.014], "z": [0.15, 0.15, 0.15, 0.15, 0.25, 0.25, 0.25, 0.25], "type": "mesh3d"}, {"color": "blue", "flatshading": true, "i": [7, 0, 0, 0, 4, 4, 6, 6, 4, 0, 3, 2], "j": [3, 4, 1, 2, 5, 6, 5, 2, 0, 1, 6, 3], "k": [0, 7, 2, 3, 6, 7, 1, 1, 5, 5, 7, 6], "legendgroup": "131141445085392", "name": "Event", "showlegend": false, "x": [0.808, 0.808, 0.8081, 0.8081, 0.808, 0.808, 0.8081, 0.8081], "y": [2.386, 2.551, 2.551, 2.386, 2.386, 2.551, 2.551, 2.386], "z": [0.15, 0.15, 0.15, 0.15, 0.25, 0.25, 0.25, 0.25], "type": "mesh3d"}, {"color": "blue", "flatshading": true, "i": [7, 0, 0, 0, 4, 4, 6, 6, 4, 0, 3, 2], "j": [3, 4, 1, 2, 5, 6, 5, 2, 0, 1, 6, 3], "k": [0, 7, 2, 3, 6, 7, 1, 1, 5, 5, 7, 6], "legendgroup": "131141445085392", "name": "Event", "showlegend": false, "x": [0.8088, 0.8088, 0.8093, 0.8093, 0.8088, 0.8088, 0.8093, 0.8093], "y": [4.014, 4.7, 4.7, 4.014, 4.014, 4.7, 4.7, 4.014], "z": [0.15, 0.15, 0.15, 0.15, 0.25, 0.25, 0.25, 0.25], "type": "mesh3d"}, {"color": "blue", "flatshading": true, "i": [7, 0, 0, 0, 4, 4, 6, 6, 4, 0, 3, 2], "j": [3, 4, 1, 2, 5, 6, 5, 2, 0, 1, 6, 3], "k": [0, 7, 2, 3, 6, 7, 1, 1, 5, 5, 7, 6], "legendgroup": "131141445085392", "name": "Event", "showlegend": false, "x": [2.072, 2.072, 2.073, 2.073, 2.072, 2.072, 2.073, 2.073], "y": [2.267, 4.7, 4.7, 2.267, 2.267, 4.7, 4.7, 2.267], "z": [0.15, 0.15, 0.15, 0.15, 0.25, 0.25, 0.25, 0.25], "type": "mesh3d"}, {"color": "blue", "flatshading": true, "i": [7, 0, 0, 0, 4, 4, 6, 6, 4, 0, 3, 2], "j": [3, 4, 1, 2, 5, 6, 5, 2, 0, 1, 6, 3], "k": [0, 7, 2, 3, 6, 7, 1, 1, 5, 5, 7, 6], "legendgroup": "131141445085392", "name": "Event", "showlegend": false, "x": [3.094, 3.094, 3.095, 3.095, 3.094, 3.094, 3.095, 3.095], "y": [0.3653, 0.9052, 0.9052, 0.3653, 0.3653, 0.9052, 0.9052, 0.3653], "z": [0.15, 0.15, 0.15, 0.15, 0.25, 0.25, 0.25, 0.25], "type": "mesh3d"}, {"color": "blue", "flatshading": true, "i": [7, 0, 0, 0, 4, 4, 6, 6, 4, 0, 3, 2], "j": [3, 4, 1, 2, 5, 6, 5, 2, 0, 1, 6, 3], "k": [0, 7, 2, 3, 6, 7, 1, 1, 5, 5, 7, 6], "legendgroup": "131141445085392", "name": "Event", "showlegend": false, "x": [3.095, 3.095, 3.095, 3.095, 3.095, 3.095, 3.095, 3.095], "y": [0.3653, 0.9052, 0.9052, 0.3653, 0.3653, 0.9052, 0.9052, 0.3653], "z": [0.15, 0.15, 0.15, 0.15, 0.25, 0.25, 0.25, 0.25], "type": "mesh3d"}, {"color": "blue", "flatshading": true, "i": [7, 0, 0, 0, 4, 4, 6, 6, 4, 0, 3, 2], "j": [3, 4, 1, 2, 5, 6, 5, 2, 0, 1, 6, 3], "k": [0, 7, 2, 3, 6, 7, 1, 1, 5, 5, 7, 6], "legendgroup": "131141445085392", "name": "Event", "showlegend": false, "x": [3.139, 3.139, 4.2, 4.2, 3.139, 3.139, 4.2, 4.2], "y": [0.3653, 4.7, 4.7, 0.3653, 0.3653, 4.7, 4.7, 0.3653], "z": [0.15, 0.15, 0.15, 0.15, 0.25, 0.25, 0.25, 0.25], "type": "mesh3d"}, {"color": "blue", "flatshading": true, "i": [7, 0, 0, 0, 4, 4, 6, 6, 4, 0, 3, 2], "j": [3, 4, 1, 2, 5, 6, 5, 2, 0, 1, 6, 3], "k": [0, 7, 2, 3, 6, 7, 1, 1, 5, 5, 7, 6], "legendgroup": "131141445085392", "name": "Event", "showlegend": false, "x": [3.113, 3.113, 3.139, 3.139, 3.113, 3.113, 3.139, 3.139], "y": [4.485, 4.7, 4.7, 4.485, 4.485, 4.7, 4.7, 4.485], "z": [0.15, 0.15, 0.15, 0.15, 0.25, 0.25, 0.25, 0.25], "type": "mesh3d"}, {"line": {"color": "black", "width": 8}, "mode": "lines+markers", "name": "GCS path", "x": [[3.5], [3.139], [3.039], [2.097], [1.65]], "y": [[2.0], [0.6361], [0.6353], [0.6353], [2.0]], "z": [0.2, 0.2, 0.2, 0.2, 0.2], "type": "scatter3d"}], "layout": {"scene": {"aspectmode": "data"}, "height": 600}}
